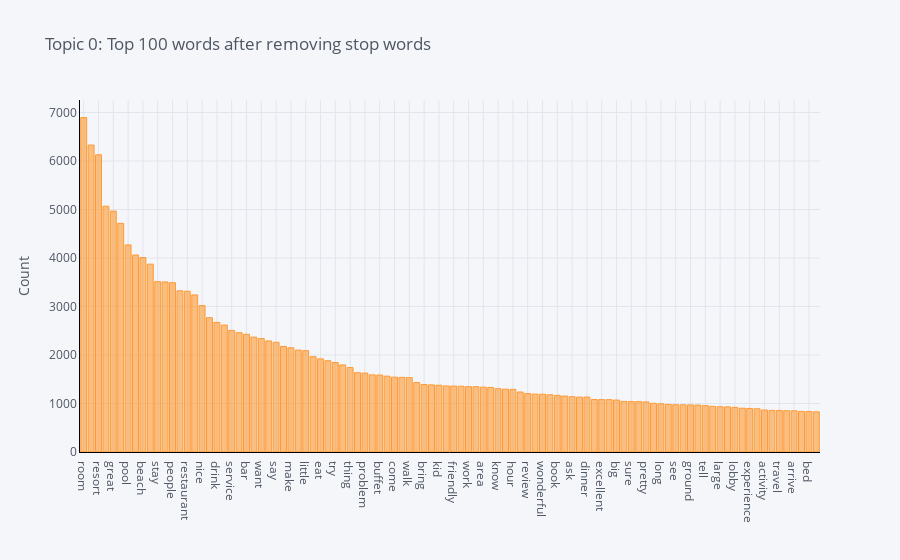

The notebook cell this image was saved under:
### Code cell
plot_model(lda)

### Figure 1 — Plotly figure (JSON) as saved in the notebook; plotly's stock layout.template omitted (floating-point values rounded to 4 significant figures)
{"data": [{"name": "count", "text": "", "y": [6895, 6329, 6128, 5068, 4967, 4714, 4270, 4062, 4008, 3873, 3513, 3507, 3491, 3324, 3314, 3239, 3018, 2769, 2672, 2618, 2507, 2460, 2427, 2369, 2338, 2290, 2262, 2176, 2149, 2101, 2090, 1966, 1920, 1882, 1845, 1795, 1741, 1635, 1627, 1590, 1587, 1564, 1543, 1539, 1533, 1432, 1391, 1384, 1377, 1362, 1359, 1356, 1347, 1346, 1337, 1331, 1305, 1295, 1291, 1237, 1205, 1194, 1191, 1180, 1167, 1154, 1140, 1132, 1132, 1082, 1080, 1079, 1071, 1043, 1040, 1039, 1032, 1003, 994, 981, 974, 973, 971, 968, 957, 940, 933, 931, 920, 903, 898, 891, 866, 859, 855, 851, 849, 837, 835, 828], "marker": {"color": "rgba(255, 153, 51, 0.6)", "line": {"color": "rgba(255, 153, 51, 1.0)", "width": 1}}, "x": ["room", "good", "resort", "food", "great", "time", "pool", "day", "beach", "go", "stay", "hotel", "people", "get", "restaurant", "staff", "nice", "night", "drink", "really", "service", "place", "bar", "water", "want", "beautiful", "say", "clean", "make", "lot", "little", "trip", "eat", "vacation", "try", "take", "thing", "week", "problem", "think", "buffet", "enjoy", "come", "leave", "walk", "love", "bring", "tip", "kid", "bad", "friendly", "use", "work", "check", "area", "need", "know", "look", "hour", "way", "review", "feel", "wonderful", "return", "book", "small", "ask", "minute", "dinner", "couple", "excellent", "fun", "big", "wait", "sure", "pay", "pretty", "different", "long", "well", "see", "expect", "ground", "year", "tell", "bit", "large", "towel", "lobby", "family", "experience", "right", "activity", "amazing", "travel", "husband", "arrive", "spend", "bed", "hard"], "type": "bar", "orientation": "v"}], "layout": {"title": {"text": "Topic 0: Top 100 words after removing stop words", "font": {"color": "#4D5663"}}, "paper_bgcolor": "#F5F6F9", "plot_bgcolor": "#F5F6F9", "yaxis": {"tickfont": {"color": "#4D5663"}, "title": {"text": "Count", "font": {"color": "#4D5663"}}, "showgrid": true, "zerolinecolor": "#E1E5ED", "gridcolor": "#E1E5ED", "linecolor": "black"}, "xaxis": {"tickfont": {"color": "#4D5663"}, "title": {"text": "", "font": {"color": "#4D5663"}}, "showgrid": true, "zerolinecolor": "#E1E5ED", "gridcolor": "#E1E5ED", "linecolor": "black"}, "legend": {"bgcolor": "#F5F6F9", "font": {"color": "#4D5663"}}}}
